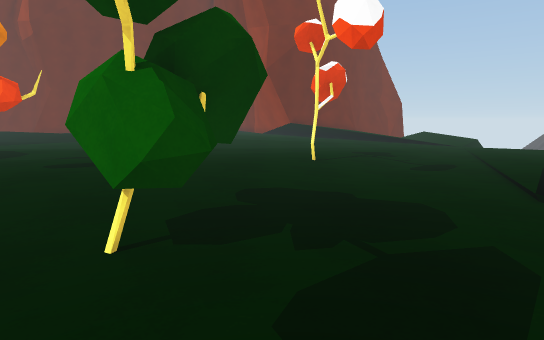
View 1 (above)

24 first-person views from a walk through a scene from a Unity 3-D project. The camera is 1.3 m above the floor, tilts 8° down and sees 75° across. The floor is counted in squares, 1 m on a side. Each view is taken from the middle of a square. On the plan, view 1 faces up. The plan holds only what a view shows up to about 15 squares ahead; the rest is blank. The place goes on beyond the plan. Some surface patterns are stand-ins.

View 2
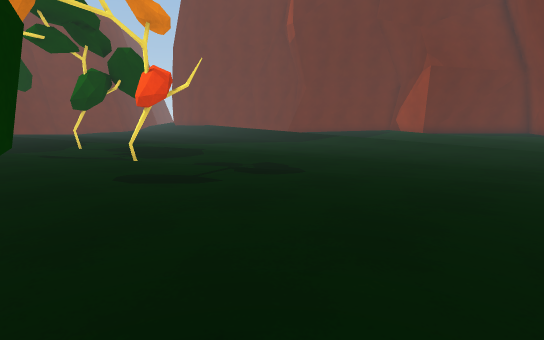

View 3
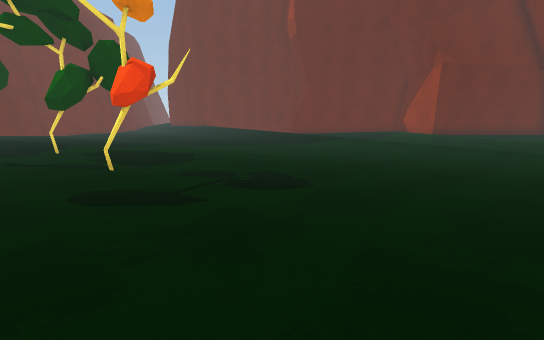

View 4
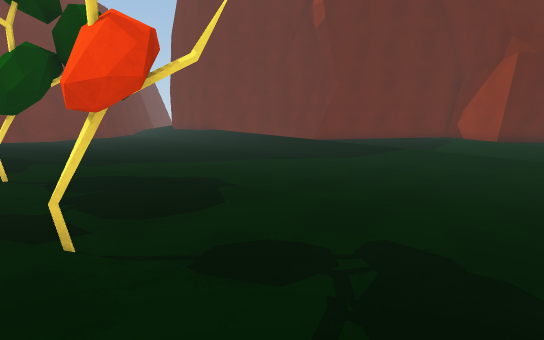

View 5
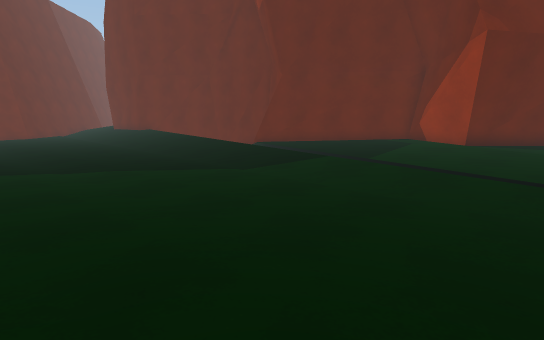

View 6
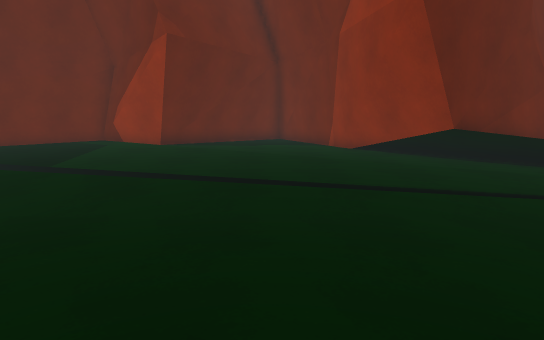

View 7
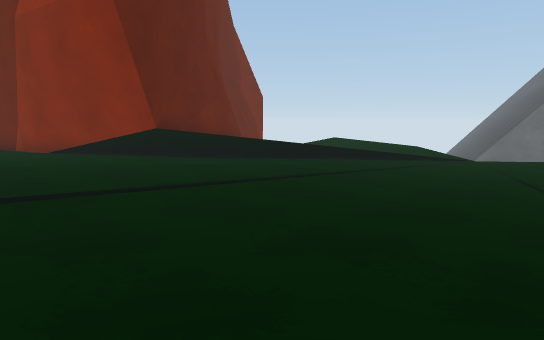

View 8
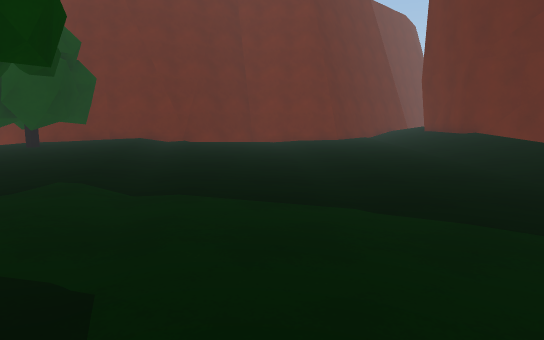

View 9
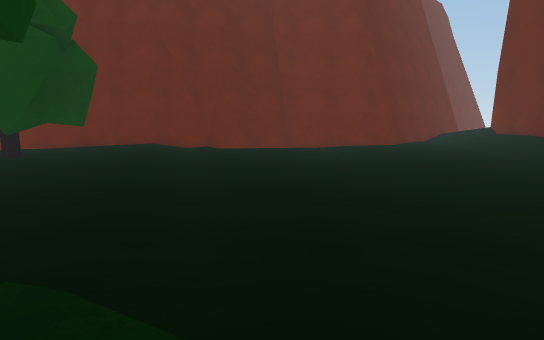

View 10
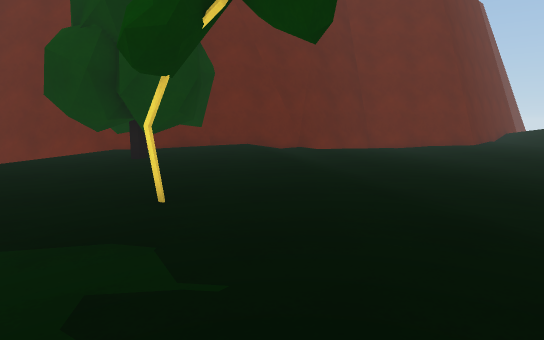

View 11
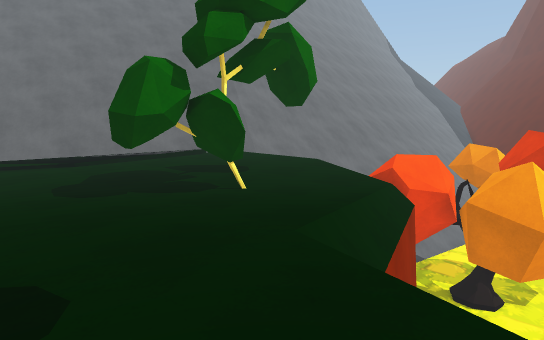

View 12
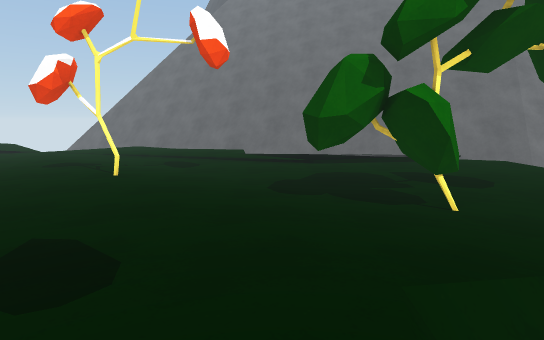

View 13
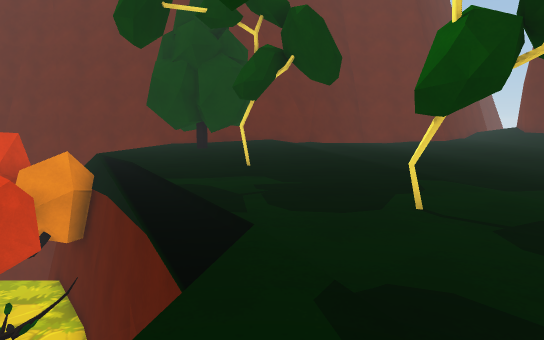

View 14
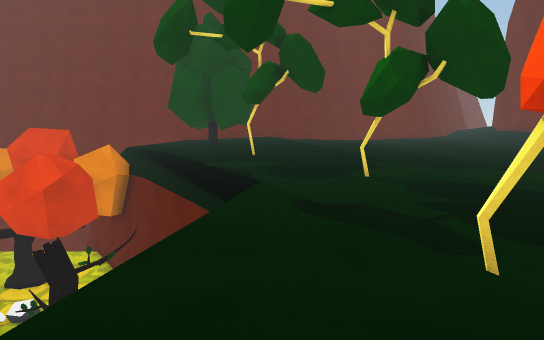

View 15
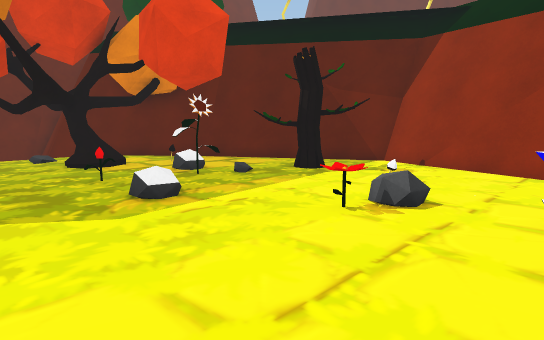

View 16
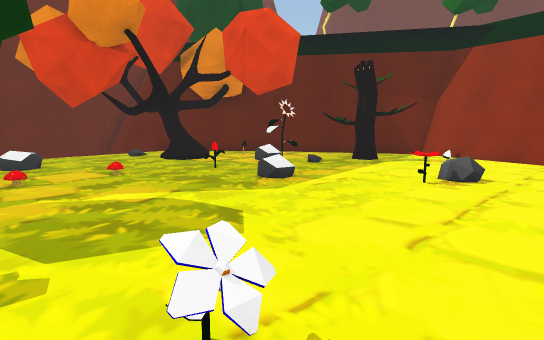

View 17
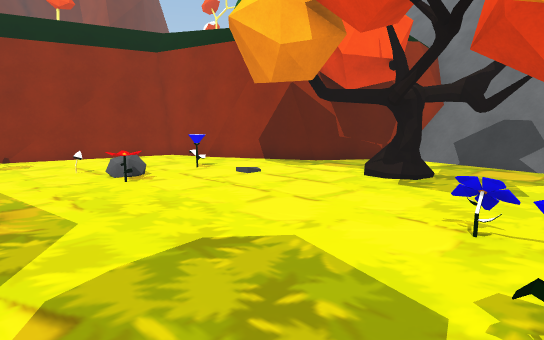

View 18
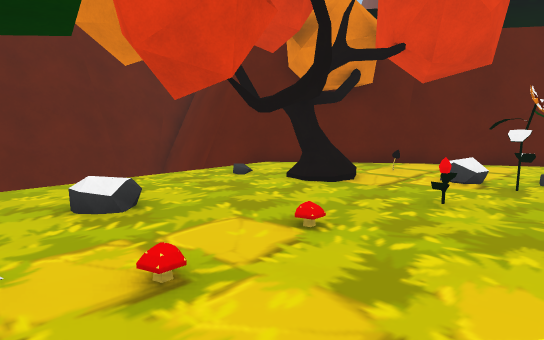

View 19
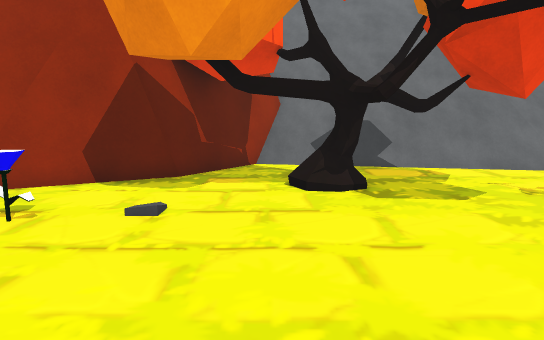

View 20
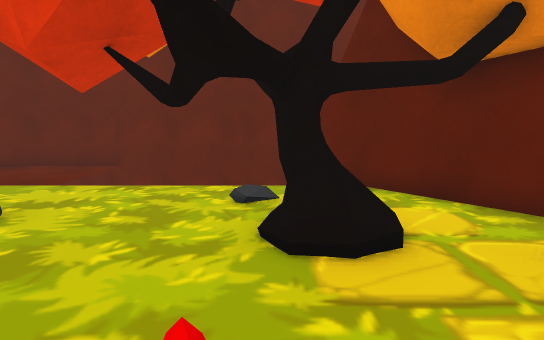

View 21
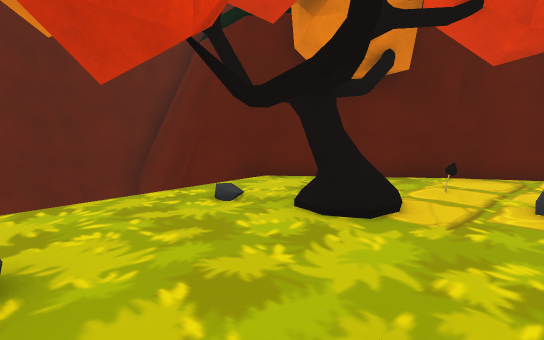

View 22
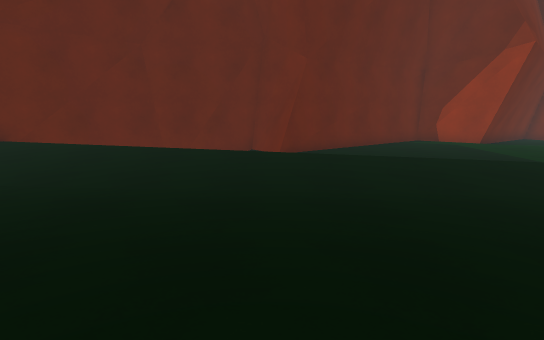

View 23
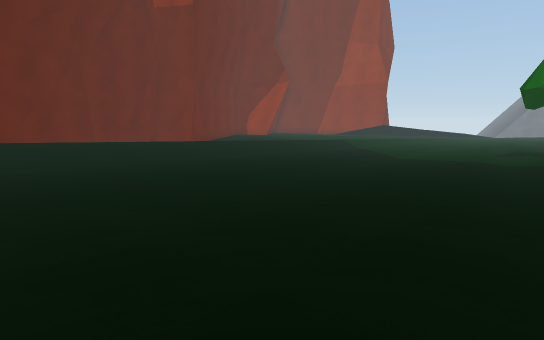

View 24
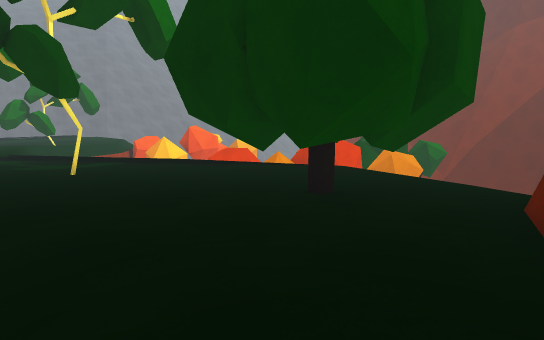

### Floor plan
Key: @ floor where view 1 was taken; # wall or solid block; . main floor; : floor 0.5 m higher than the main floor; - floor 0.5 m lower than the main floor; + floor 0.75 m higher than the main floor; _ floor 4.5 m lower than the main floor; < floor 4.75 m lower than the main floor; / step, stairs or slope; = window, fence, low wall or low ledge; v drop or lower ground; T tree; F flower; M mushroom; O other object.
Columns run from 28 left of view 1 to 8 right of it. Each row starts with its distance up from view 1.
 31                     ###   ##
 30                ######:::...#
 29              ###::::::.....##
 28       ########:::::::::....##
 27     ###   ##::::::::::::....##  ##
 26   ###       =...............####
 25   #-           ==............##
 24 ++++++=v=.        ==...........=
 23 //////::::::===.     -//........///
 22 .://////////::::::=///   -//......//
 21 ................./......///..//...//.
 20 .............................////////
 19 .....................................
 18 .....................................
 17 .....................................
 16 ....................................
 15 .....................................
 14 .....................................
 13 .....................................
 12 ..............................T......
 11  .............TT....T........T.......
 10 ......::::.....TT...T................
  9 =:::::::..........................//
  8 #::::::..........................//=
  7 #::TTT....T....  vv..............////
  6 #:#TTT........###### v....TTT...././/
  5 #:TTTT...... ##<<<#####...TT......///
  4 ###TTTT....###<<T<<<<<# ..TT......///
  3 #=T T#... ##<<<#T<<<<<##..........///
  2 #v......###<<<TT<<O<<<<#/........///
  1 #vvvvv ##<<O<//<<<<<<<<#/........//
  0 #vvvvv##<<<<//F<<<<<F<<<# ..@....///
 -1 #vvvv##v<TT<<<<<<<F<<<<<###..../////
 -2 #vv vvvvTTT<<F</<<<<<<<<<<###==/////
 -3 ###    v<<T<<<<<<<<<<<<<<<<##=//////
 -4  ##    v<<<<<<<<<<<<<<<T_<<////// //
 -5  ##    v<#<<M<<<<<<<<<TT<<///////
 -6  ##    v<<<<<<<<<<<<<<<TT<///////
 -7  #=vvv v<<<<M<<<<<<<F<#<<<///////
 -8  #<<<<     <<< < F<< <<<<<///////

Positions as (right, up) in squares from view 1, and headings:
1: (0, 0), facing up
2: (1, 6), facing up-left
3: (0, 7), facing up-left
4: (-4, 9), facing up-left
5: (-4, 14), facing up-left
6: (-4, 15), facing up
7: (-4, 15), facing up-right
8: (-9, 15), facing left
9: (-13, 13), facing left
10: (-13, 9), facing left
11: (-8, 9), facing down-right
12: (-8, 7), facing right
13: (-8, 8), facing left
14: (-5, 8), facing left
15: (-7, -5), facing up-left
16: (-7, -8), facing up-left
17: (-13, -8), facing up-right
18: (-13, -8), facing up-left
19: (-12, -3), facing right
20: (-14, -2), facing left
21: (-15, -6), facing up-left
22: (-18, 14), facing up
23: (-28, 10), facing up-right
24: (-28, 10), facing down-right
